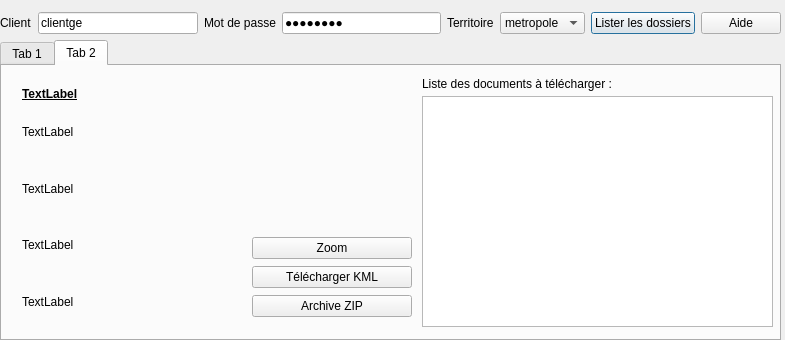
<?xml version="1.0" encoding="UTF-8"?>
<ui version="4.0">
 <class>GeoFoncierConsultation</class>
 <widget class="QDialog" name="GeoFoncierConsultation">
  <property name="geometry">
   <rect>
    <x>0</x>
    <y>0</y>
    <width>785</width>
    <height>340</height>
   </rect>
  </property>
  <property name="windowTitle">
   <string>GéoFoncier : consultation de dossiers</string>
  </property>
  <widget class="QWidget" name="layoutWidget">
   <property name="geometry">
    <rect>
     <x>0</x>
     <y>10</y>
     <width>781</width>
     <height>26</height>
    </rect>
   </property>
   <layout class="QHBoxLayout" name="horizontalLayout">
    <item>
     <widget class="QLabel" name="label_login">
      <property name="text">
       <string>Client</string>
      </property>
     </widget>
    </item>
    <item>
     <widget class="QLineEdit" name="lineEdit_login">
      <property name="enabled">
       <bool>true</bool>
      </property>
      <property name="text">
       <string>clientge</string>
      </property>
     </widget>
    </item>
    <item>
     <widget class="QLabel" name="label_password">
      <property name="text">
       <string>Mot de passe</string>
      </property>
     </widget>
    </item>
    <item>
     <widget class="QLineEdit" name="lineEdit_password">
      <property name="enabled">
       <bool>true</bool>
      </property>
      <property name="text">
       <string>clientge</string>
      </property>
      <property name="echoMode">
       <enum>QLineEdit::Password</enum>
      </property>
     </widget>
    </item>
    <item>
     <widget class="QLabel" name="label_zone">
      <property name="text">
       <string>Territoire</string>
      </property>
     </widget>
    </item>
    <item>
     <widget class="QComboBox" name="comboBox_zone">
      <property name="maximumSize">
       <size>
        <width>16777215</width>
        <height>16777215</height>
       </size>
      </property>
      <item>
       <property name="text">
        <string>metropole</string>
       </property>
      </item>
      <item>
       <property name="text">
        <string>antilles</string>
       </property>
      </item>
      <item>
       <property name="text">
        <string>guyane</string>
       </property>
      </item>
      <item>
       <property name="text">
        <string>reunion</string>
       </property>
      </item>
      <item>
       <property name="text">
        <string>mayotte</string>
       </property>
      </item>
     </widget>
    </item>
    <item>
     <widget class="QPushButton" name="pushButton_listerDossiers">
      <property name="text">
       <string>Lister les dossiers</string>
      </property>
      <property name="default">
       <bool>true</bool>
      </property>
     </widget>
    </item>
    <item>
     <widget class="QPushButton" name="pushButton_help">
      <property name="text">
       <string>Aide</string>
      </property>
     </widget>
    </item>
   </layout>
  </widget>
  <widget class="QTabWidget" name="tabWidget">
   <property name="geometry">
    <rect>
     <x>0</x>
     <y>40</y>
     <width>781</width>
     <height>301</height>
    </rect>
   </property>
   <property name="currentIndex">
    <number>1</number>
   </property>
   <widget class="QWidget" name="tab">
    <attribute name="title">
     <string>Tab 1</string>
    </attribute>
    <widget class="QTableWidget" name="tableWidget_dossiers">
     <property name="geometry">
      <rect>
       <x>0</x>
       <y>30</y>
       <width>771</width>
       <height>241</height>
      </rect>
     </property>
     <property name="editTriggers">
      <set>QAbstractItemView::NoEditTriggers</set>
     </property>
     <property name="selectionMode">
      <enum>QAbstractItemView::SingleSelection</enum>
     </property>
     <property name="selectionBehavior">
      <enum>QAbstractItemView::SelectRows</enum>
     </property>
     <property name="gridStyle">
      <enum>Qt::DashDotDotLine</enum>
     </property>
     <property name="sortingEnabled">
      <bool>true</bool>
     </property>
    </widget>
    <widget class="QWidget" name="horizontalLayoutWidget">
     <property name="geometry">
      <rect>
       <x>10</x>
       <y>0</y>
       <width>761</width>
       <height>31</height>
      </rect>
     </property>
     <layout class="QHBoxLayout" name="horizontalLayout_2">
      <item>
       <widget class="QLabel" name="label_listeDossiers">
        <property name="text">
         <string>Dossiers</string>
        </property>
       </widget>
      </item>
      <item>
       <spacer name="horizontalSpacer">
        <property name="orientation">
         <enum>Qt::Horizontal</enum>
        </property>
        <property name="sizeHint" stdset="0">
         <size>
          <width>40</width>
          <height>20</height>
         </size>
        </property>
       </spacer>
      </item>
      <item>
       <widget class="QPushButton" name="pushButton_couche_osm">
        <property name="text">
         <string>Couche cartographique</string>
        </property>
       </widget>
      </item>
      <item>
       <spacer name="horizontalSpacer_2">
        <property name="orientation">
         <enum>Qt::Horizontal</enum>
        </property>
        <property name="sizeHint" stdset="0">
         <size>
          <width>40</width>
          <height>20</height>
         </size>
        </property>
       </spacer>
      </item>
      <item>
       <widget class="QPushButton" name="pushButton_enregistrer_dossiers">
        <property name="text">
         <string>Enregistrer les dossiers en</string>
        </property>
       </widget>
      </item>
      <item>
       <widget class="QComboBox" name="comboBox_format">
        <item>
         <property name="text">
          <string>kml</string>
         </property>
        </item>
        <item>
         <property name="text">
          <string>xml</string>
         </property>
        </item>
        <item>
         <property name="text">
          <string>csv</string>
         </property>
        </item>
       </widget>
      </item>
     </layout>
    </widget>
   </widget>
   <widget class="QWidget" name="tab_2">
    <attribute name="title">
     <string>Tab 2</string>
    </attribute>
    <widget class="QListWidget" name="listWidget_details">
     <property name="geometry">
      <rect>
       <x>420</x>
       <y>30</y>
       <width>351</width>
       <height>231</height>
      </rect>
     </property>
    </widget>
    <widget class="QLabel" name="label">
     <property name="geometry">
      <rect>
       <x>420</x>
       <y>10</y>
       <width>201</width>
       <height>16</height>
      </rect>
     </property>
     <property name="text">
      <string>Liste des documents à télécharger :</string>
     </property>
    </widget>
    <widget class="QLabel" name="label_reference">
     <property name="geometry">
      <rect>
       <x>20</x>
       <y>20</y>
       <width>131</width>
       <height>16</height>
      </rect>
     </property>
     <property name="font">
      <font>
       <weight>75</weight>
       <bold>true</bold>
       <underline>true</underline>
      </font>
     </property>
     <property name="text">
      <string>TextLabel</string>
     </property>
    </widget>
    <widget class="QWidget" name="layoutWidget">
     <property name="geometry">
      <rect>
       <x>20</x>
       <y>50</y>
       <width>211</width>
       <height>201</height>
      </rect>
     </property>
     <layout class="QVBoxLayout" name="verticalLayout">
      <property name="spacing">
       <number>25</number>
      </property>
      <item>
       <widget class="QLabel" name="label_structure">
        <property name="text">
         <string>TextLabel</string>
        </property>
       </widget>
      </item>
      <item>
       <widget class="QLabel" name="label_commune">
        <property name="text">
         <string>TextLabel</string>
        </property>
       </widget>
      </item>
      <item>
       <widget class="QLabel" name="label_insee">
        <property name="text">
         <string>TextLabel</string>
        </property>
       </widget>
      </item>
      <item>
       <widget class="QLabel" name="label_date">
        <property name="text">
         <string>TextLabel</string>
        </property>
       </widget>
      </item>
     </layout>
    </widget>
    <widget class="QWidget" name="verticalLayoutWidget">
     <property name="geometry">
      <rect>
       <x>250</x>
       <y>170</y>
       <width>160</width>
       <height>82</height>
      </rect>
     </property>
     <layout class="QVBoxLayout" name="verticalLayout_2">
      <item>
       <widget class="QPushButton" name="pushButton_zoom_kml">
        <property name="text">
         <string>Zoom</string>
        </property>
       </widget>
      </item>
      <item>
       <widget class="QPushButton" name="pushButton_telecharger_kml">
        <property name="text">
         <string>Télécharger KML</string>
        </property>
       </widget>
      </item>
      <item>
       <widget class="QPushButton" name="pushButton_ZIP">
        <property name="text">
         <string>Archive ZIP</string>
        </property>
       </widget>
      </item>
     </layout>
    </widget>
   </widget>
  </widget>
 </widget>
 <resources/>
 <connections/>
</ui>
